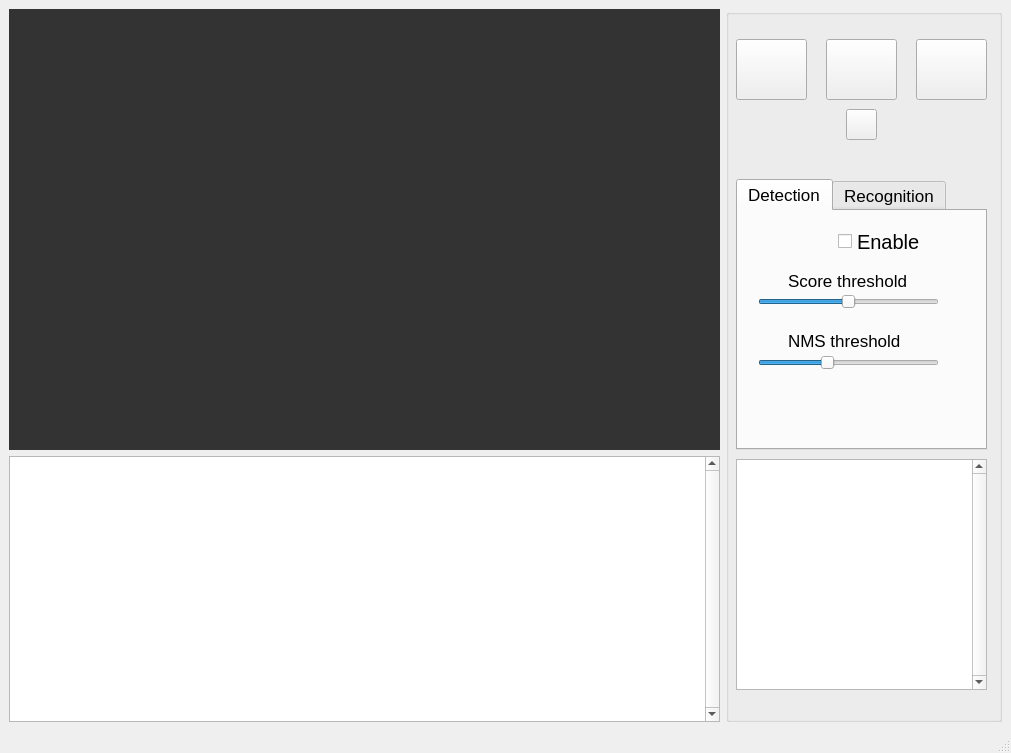
<?xml version="1.0" encoding="UTF-8"?>
<ui version="4.0">
 <class>MainWindow</class>
 <widget class="QMainWindow" name="MainWindow">
  <property name="geometry">
   <rect>
    <x>0</x>
    <y>0</y>
    <width>1011</width>
    <height>753</height>
   </rect>
  </property>
  <property name="sizePolicy">
   <sizepolicy hsizetype="Fixed" vsizetype="Fixed">
    <horstretch>0</horstretch>
    <verstretch>0</verstretch>
   </sizepolicy>
  </property>
  <property name="windowTitle">
   <string>OCR Tool</string>
  </property>
  <property name="windowIcon">
   <iconset resource="Images.qrc">
    <normaloff>:/Images/icon.png</normaloff>:/Images/icon.png</iconset>
  </property>
  <widget class="QWidget" name="centralwidget">
   <layout class="QGridLayout" name="gridLayout">
    <item row="0" column="0">
     <widget class="QLabel" name="LB_MainView">
      <property name="sizePolicy">
       <sizepolicy hsizetype="Expanding" vsizetype="Expanding">
        <horstretch>0</horstretch>
        <verstretch>0</verstretch>
       </sizepolicy>
      </property>
      <property name="minimumSize">
       <size>
        <width>711</width>
        <height>441</height>
       </size>
      </property>
      <property name="autoFillBackground">
       <bool>false</bool>
      </property>
      <property name="styleSheet">
       <string notr="true">background-color: rgb(51, 51, 51);</string>
      </property>
      <property name="text">
       <string/>
      </property>
      <property name="scaledContents">
       <bool>false</bool>
      </property>
      <property name="alignment">
       <set>Qt::AlignCenter</set>
      </property>
     </widget>
    </item>
    <item row="0" column="1" rowspan="2">
     <widget class="QGroupBox" name="groupBox">
      <property name="sizePolicy">
       <sizepolicy hsizetype="Minimum" vsizetype="Minimum">
        <horstretch>0</horstretch>
        <verstretch>0</verstretch>
       </sizepolicy>
      </property>
      <property name="minimumSize">
       <size>
        <width>276</width>
        <height>691</height>
       </size>
      </property>
      <property name="title">
       <string/>
      </property>
      <widget class="QPushButton" name="BTN_ImageOpen">
       <property name="geometry">
        <rect>
         <x>10</x>
         <y>30</y>
         <width>71</width>
         <height>61</height>
        </rect>
       </property>
       <property name="sizePolicy">
        <sizepolicy hsizetype="Fixed" vsizetype="Fixed">
         <horstretch>0</horstretch>
         <verstretch>0</verstretch>
        </sizepolicy>
       </property>
       <property name="toolTip">
        <string>Open image</string>
       </property>
       <property name="text">
        <string/>
       </property>
       <property name="iconSize">
        <size>
         <width>150</width>
         <height>150</height>
        </size>
       </property>
      </widget>
      <widget class="QPushButton" name="BTN_CamOpen">
       <property name="geometry">
        <rect>
         <x>100</x>
         <y>30</y>
         <width>71</width>
         <height>61</height>
        </rect>
       </property>
       <property name="sizePolicy">
        <sizepolicy hsizetype="Fixed" vsizetype="Fixed">
         <horstretch>0</horstretch>
         <verstretch>0</verstretch>
        </sizepolicy>
       </property>
       <property name="toolTip">
        <string>Open camera</string>
       </property>
       <property name="text">
        <string/>
       </property>
      </widget>
      <widget class="QPushButton" name="BTN_VideoOpen">
       <property name="geometry">
        <rect>
         <x>190</x>
         <y>30</y>
         <width>71</width>
         <height>61</height>
        </rect>
       </property>
       <property name="sizePolicy">
        <sizepolicy hsizetype="Fixed" vsizetype="Fixed">
         <horstretch>0</horstretch>
         <verstretch>0</verstretch>
        </sizepolicy>
       </property>
       <property name="toolTip">
        <string>Open video</string>
       </property>
       <property name="text">
        <string/>
       </property>
      </widget>
      <widget class="QPushButton" name="BTNPause">
       <property name="geometry">
        <rect>
         <x>120</x>
         <y>100</y>
         <width>31</width>
         <height>31</height>
        </rect>
       </property>
       <property name="text">
        <string/>
       </property>
      </widget>
      <widget class="QTabWidget" name="Algorithms">
       <property name="geometry">
        <rect>
         <x>10</x>
         <y>170</y>
         <width>251</width>
         <height>271</height>
        </rect>
       </property>
       <property name="font">
        <font>
         <pointsize>13</pointsize>
        </font>
       </property>
       <property name="currentIndex">
        <number>0</number>
       </property>
       <widget class="QWidget" name="tab">
        <attribute name="title">
         <string>Detection</string>
        </attribute>
        <widget class="QCheckBox" name="CB_TextDetectorEnable">
         <property name="geometry">
          <rect>
           <x>100</x>
           <y>20</y>
           <width>101</width>
           <height>21</height>
          </rect>
         </property>
         <property name="font">
          <font>
           <pointsize>15</pointsize>
          </font>
         </property>
         <property name="toolTip">
          <string>Enable cascade detector</string>
         </property>
         <property name="autoFillBackground">
          <bool>false</bool>
         </property>
         <property name="text">
          <string>Enable</string>
         </property>
        </widget>
        <widget class="QLabel" name="LB_ScoreTresholdVal">
         <property name="geometry">
          <rect>
           <x>210</x>
           <y>70</y>
           <width>31</width>
           <height>31</height>
          </rect>
         </property>
         <property name="font">
          <font>
           <pointsize>15</pointsize>
          </font>
         </property>
         <property name="autoFillBackground">
          <bool>false</bool>
         </property>
         <property name="styleSheet">
          <string notr="true"/>
         </property>
         <property name="text">
          <string/>
         </property>
         <property name="alignment">
          <set>Qt::AlignCenter</set>
         </property>
        </widget>
        <widget class="QLabel" name="label">
         <property name="geometry">
          <rect>
           <x>50</x>
           <y>60</y>
           <width>131</width>
           <height>20</height>
          </rect>
         </property>
         <property name="font">
          <font>
           <pointsize>13</pointsize>
          </font>
         </property>
         <property name="text">
          <string>Score threshold</string>
         </property>
        </widget>
        <widget class="QSlider" name="SB_ScoreTreshold">
         <property name="geometry">
          <rect>
           <x>20</x>
           <y>82</y>
           <width>181</width>
           <height>18</height>
          </rect>
         </property>
         <property name="toolTip">
          <string>Adjust scale factor</string>
         </property>
         <property name="minimum">
          <number>1</number>
         </property>
         <property name="maximum">
          <number>9</number>
         </property>
         <property name="value">
          <number>5</number>
         </property>
         <property name="orientation">
          <enum>Qt::Horizontal</enum>
         </property>
        </widget>
        <widget class="QLabel" name="LB_NMSThresholdVal">
         <property name="geometry">
          <rect>
           <x>210</x>
           <y>130</y>
           <width>31</width>
           <height>31</height>
          </rect>
         </property>
         <property name="font">
          <font>
           <pointsize>15</pointsize>
          </font>
         </property>
         <property name="autoFillBackground">
          <bool>false</bool>
         </property>
         <property name="styleSheet">
          <string notr="true"/>
         </property>
         <property name="text">
          <string/>
         </property>
         <property name="alignment">
          <set>Qt::AlignCenter</set>
         </property>
        </widget>
        <widget class="QSlider" name="SB_NMSThreshold">
         <property name="geometry">
          <rect>
           <x>20</x>
           <y>143</y>
           <width>181</width>
           <height>18</height>
          </rect>
         </property>
         <property name="toolTip">
          <string>Adjust min neigbor</string>
         </property>
         <property name="minimum">
          <number>1</number>
         </property>
         <property name="maximum">
          <number>9</number>
         </property>
         <property name="value">
          <number>4</number>
         </property>
         <property name="orientation">
          <enum>Qt::Horizontal</enum>
         </property>
        </widget>
        <widget class="QLabel" name="label_3">
         <property name="geometry">
          <rect>
           <x>50</x>
           <y>120</y>
           <width>151</width>
           <height>20</height>
          </rect>
         </property>
         <property name="font">
          <font>
           <pointsize>13</pointsize>
          </font>
         </property>
         <property name="text">
          <string>NMS threshold</string>
         </property>
        </widget>
       </widget>
       <widget class="QWidget" name="tab_2">
        <attribute name="title">
         <string>Recognition</string>
        </attribute>
        <widget class="QCheckBox" name="CB_TextRecogEnable">
         <property name="geometry">
          <rect>
           <x>100</x>
           <y>20</y>
           <width>101</width>
           <height>22</height>
          </rect>
         </property>
         <property name="font">
          <font>
           <pointsize>15</pointsize>
          </font>
         </property>
         <property name="autoFillBackground">
          <bool>false</bool>
         </property>
         <property name="text">
          <string>Enable</string>
         </property>
        </widget>
        <widget class="QPushButton" name="BTN_WriteText2File">
         <property name="geometry">
          <rect>
           <x>80</x>
           <y>90</y>
           <width>111</width>
           <height>51</height>
          </rect>
         </property>
         <property name="font">
          <font>
           <pointsize>15</pointsize>
          </font>
         </property>
         <property name="text">
          <string>Save</string>
         </property>
        </widget>
        <widget class="QComboBox" name="CBB_WriteMethod">
         <property name="geometry">
          <rect>
           <x>80</x>
           <y>150</y>
           <width>111</width>
           <height>25</height>
          </rect>
         </property>
         <item>
          <property name="text">
           <string>Overwrite</string>
          </property>
         </item>
         <item>
          <property name="text">
           <string>Append</string>
          </property>
         </item>
        </widget>
       </widget>
      </widget>
      <widget class="QPlainTextEdit" name="PTE_AppLog">
       <property name="geometry">
        <rect>
         <x>10</x>
         <y>450</y>
         <width>251</width>
         <height>231</height>
        </rect>
       </property>
       <property name="verticalScrollBarPolicy">
        <enum>Qt::ScrollBarAlwaysOn</enum>
       </property>
       <property name="readOnly">
        <bool>true</bool>
       </property>
      </widget>
     </widget>
    </item>
    <item row="1" column="0">
     <widget class="QPlainTextEdit" name="PTE_TextOutput">
      <property name="verticalScrollBarPolicy">
       <enum>Qt::ScrollBarAlwaysOn</enum>
      </property>
      <property name="readOnly">
       <bool>true</bool>
      </property>
     </widget>
    </item>
   </layout>
  </widget>
  <widget class="QMenuBar" name="menubar">
   <property name="geometry">
    <rect>
     <x>0</x>
     <y>0</y>
     <width>1011</width>
     <height>22</height>
    </rect>
   </property>
  </widget>
  <widget class="QStatusBar" name="statusbar"/>
 </widget>
 <resources>
  <include location="Images.qrc"/>
 </resources>
 <connections/>
</ui>
